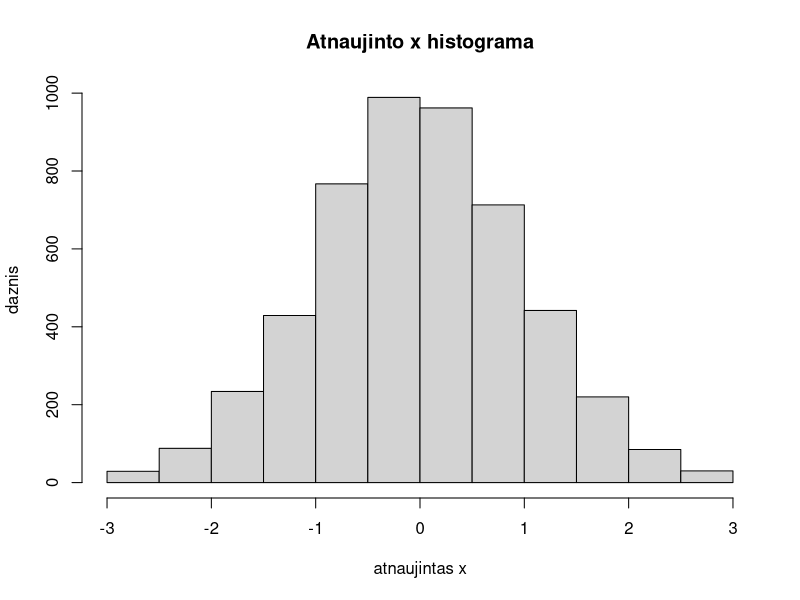

Source code (R):
## ---- chunk 1
knitr::opts_chunk$set(echo = TRUE)
## ---- chunk 2
set.seed(1234567890)
x <- rnorm(5000)
## ---- chunk 3
Ex <- mean(x)
varx <- sd(x)
Ex
varx
## ---- chunk 4
ind <- which( x < (Ex-(3*varx)) | x >  (Ex+(3*varx)))
ind
x[ind]

## ---- chunk 5
x2 <- x[-ind]
hist(x2, main = "Atnaujinto x histograma", xlab= "atnaujintas x", ylab="daznis")
